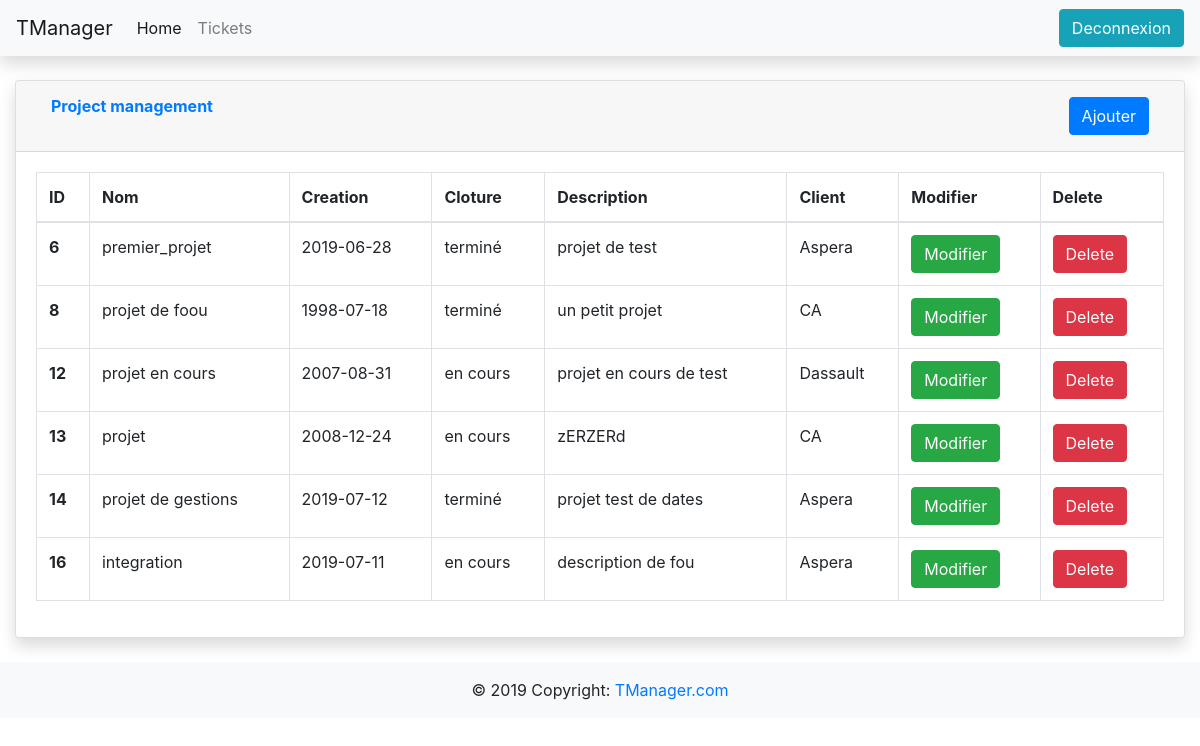
Page /projet_web/gestion_projet.php (signed in) on the earlier database version.
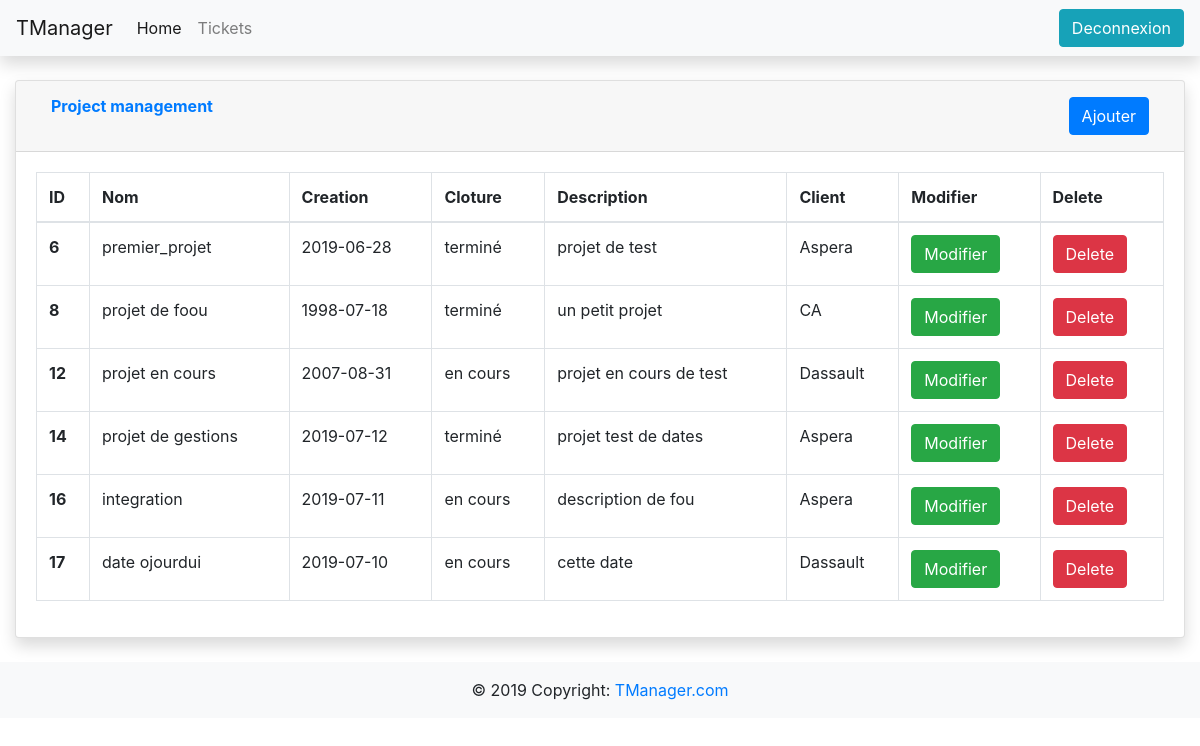
Same page on the later database version.
### tables this page shows
CREATE TABLE `projet` (
  `projet_id` int(11) NOT NULL AUTO_INCREMENT,
  `projet_creation` date NOT NULL,
  `projet_cloture` tinyint(1) NOT NULL,
  `projet_nom` varchar(50) NOT NULL DEFAULT '',
  `projet_description` varchar(50) NOT NULL DEFAULT '',
  `projet_client_id` int(11) NOT NULL,
  `projet_del` int(11) NOT NULL DEFAULT '0',
  PRIMARY KEY (`projet_id`),
  KEY `PROJET_CLIENT_FK` (`projet_client_id`),
  CONSTRAINT `projet_ibfk_1` FOREIGN KEY (`projet_client_id`) REFERENCES `client` (`client_id`)
);

CREATE TABLE `client` (
  `client_id` int(11) NOT NULL AUTO_INCREMENT,
  `client_nom` varchar(50) NOT NULL DEFAULT '',
  `client_email` varchar(50) NOT NULL DEFAULT '',
  `client_numero` varchar(50) NOT NULL DEFAULT '',
  `client_del` int(11) NOT NULL DEFAULT '0',
  PRIMARY KEY (`client_id`)
);

### projet_web/gestion_projet.php (the view, shortened to what this page needs)
<!doctype html>
<html lang="en">
  <head>
    <link rel="stylesheet" href="bs431/css/bootstrap.min.css">
    <link href="vendor/datatables/dataTables.bootstrap4.min.css" rel="stylesheet">
  </head>
  <body>
    <?php include('navbar.php'); ?>
    <div class="container-fluid">
      <div class="card shadow mb-4">
        <div class="card-header py-3">
          <div class="container-fluid">
            <div class="row">
              <div class="col text-left">
                <h6 class="m-0 font-weight-bold text-primary">Project management</h6>
              </div>
              <div class="col text-right">
                <button type="button" class="btn btn-primary" data-toggle="modal" data-target="#modalAjouterProjets">
                  Ajouter
                </button>
              </div>
            </div>
          </div>
        </div>
        <div class="card-body">
          <div class="table-responsive">
            <table class="table table-bordered" id="dataTable" width="100%" cellspacing="0">
              <thead>
                <tr>
                  <th>ID</th>
                  <th>Nom</th>
                  <th>Creation</th>
                  <th>Cloture</th>
                  <th>Description</th>
                  <th>Client</th>
                  <th>Modifier</th>
                  <th>Delete</th>
                </tr>
              </thead>
              <tbody>
                <?php include('connexion_bdd.php'); ?>
                <?php
                $reponse = $bdd->query('SELECT * FROM projet WHERE projet_del = 0');
                while ($donnees = $reponse->fetch()){
                ?>
                <tr>
                  <th scope="row"><?php echo $donnees['projet_id']; ?></th>
                  <td><?php echo $donnees['projet_nom']; ?></td>
                  <td><?php echo $donnees['projet_creation']; ?></td>
                  <td>
                    <?php
                      if ($donnees['projet_cloture'] == 1)
                        echo "terminé";
                      else
                        echo "en cours";
                    ?>
                  </td>
                  <td><?php echo $donnees['projet_description']; ?></td>
                  <td>
                    <?php
                      $tus = $donnees['projet_client_id'];
                      $res = $bdd->query("SELECT * FROM client WHERE client_id = $tus;");
                      $data = $res->fetch();
                      echo $data['client_nom'];
                    ?>
                  </td>
                  <td>
                  <form action ="projet/modifier_projet.php" method="get">
                      <button type="submit" class="btn btn-success">Modifier</button>
                    </form>
                  </td>
                  <td>
                    <form action ="projet/delete_projet.php" method="get" >
                      <button type="submit" class="btn btn-danger" onclick="return confirm('Voulez-vous vraiment suprimer ce projet ?');">Delete</button>
                    </form>
                  </td>
                </tr>
                <?php
                }
                ?>
              </tbody>
            </table>
          </div>
        </div>
      </div>
    </div>
    <?php include('footer.php'); ?>
  </body>
</html>

Differences in the rows shown:
no longer on this page (row edited): projet: projet_id "13", projet_nom "projet", projet_creation "2008-12-24", projet_cloture "en cours", projet_description "zERZERd", projet_client.client_nom "CA"
added projet: projet_id "17", projet_nom "date ojourdui", projet_creation "2019-07-10", projet_cloture "en cours", projet_description "cette date", projet_client.client_nom "Dassault"
